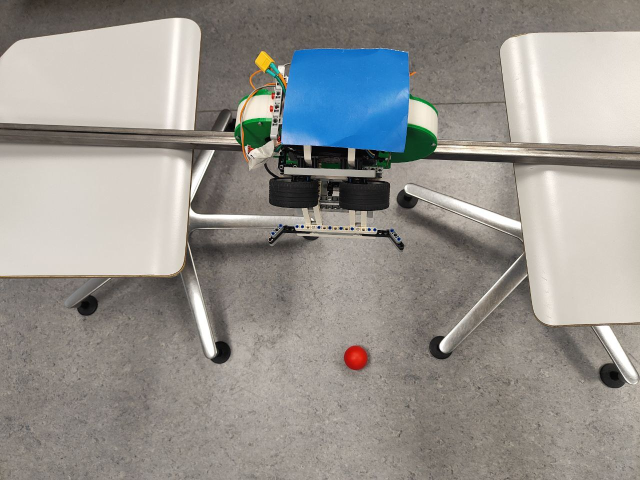
#> input picture pics/1.jpg, 1280 x 960 px, given in place of the camera (shown at 1/2 size)
$ python calibrating.py
#> lines starting #> are read from the running program, lines starting #| are printed output that depends on the picture; after the words box and inside, x2 and y2 are one past the last pixel; in counts of white or black regions, pixels touching at a corner belong together
# выделение цвета с помощью opencv на статичном изображении
import cv2
import numpy as np


def empty(x):
    pass


# original_img = cv2.imread("car_lamborgini.jpg")
# original_img = cv2.imread("1.jpg")
img1 = cv2.VideoCapture(1)
# img1 = cv2.imread('pics/test1.jpg')
succ, original_img = img1.read()
#> original_img is the input picture: shape (960, 1280, 3); mean B, G, R 142.9, 147.3, 149.9
original_img = cv2.flip(original_img, flipCode=1)
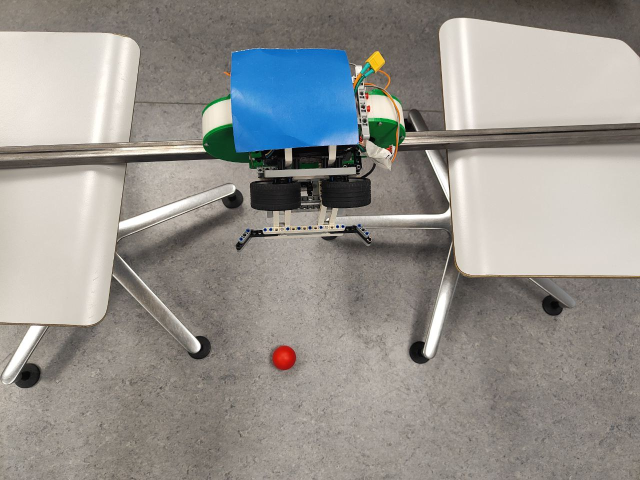
#> original_img: shape (960, 1280, 3) (shown at 1/2 size); mean B, G, R 142.9, 147.3, 149.9

hsv_img = cv2.cvtColor(original_img, cv2.COLOR_BGR2HSV)
#> hsv_img: shape (960, 1280, 3); mean H, S, V 21, 34.1, 156.9

cv2.namedWindow("trackbars")
cv2.resizeWindow("trackbars", 500, 250)
cv2.createTrackbar("hue min", "trackbars", 0, 179, empty)
#> slider 'hue min' is set to 35
cv2.createTrackbar("hue max", "trackbars", 179, 179, empty)
cv2.createTrackbar("sat min", "trackbars", 0, 255, empty)
#> slider 'sat min' is set to 51
cv2.createTrackbar("sat max", "trackbars", 255, 255, empty)
cv2.createTrackbar("val min", "trackbars", 0, 255, empty)
#> slider 'val min' is set to 51
cv2.createTrackbar("val max", "trackbars", 255, 255, empty)

while True:
    h_min = cv2.getTrackbarPos("hue min", "trackbars")
    h_max = cv2.getTrackbarPos("hue max", "trackbars")
    s_min = cv2.getTrackbarPos("sat min", "trackbars")
    s_max = cv2.getTrackbarPos("sat max", "trackbars")
    v_min = cv2.getTrackbarPos("val min", "trackbars")
    v_max = cv2.getTrackbarPos("val max", "trackbars")
    # print(h_min, h_max, s_min, s_max, v_min, v_max)
    lower = np.array([h_min, s_min, v_min])
    upper = np.array([h_max, s_max, v_max])
    mask = cv2.inRange(hsv_img, lower, upper)
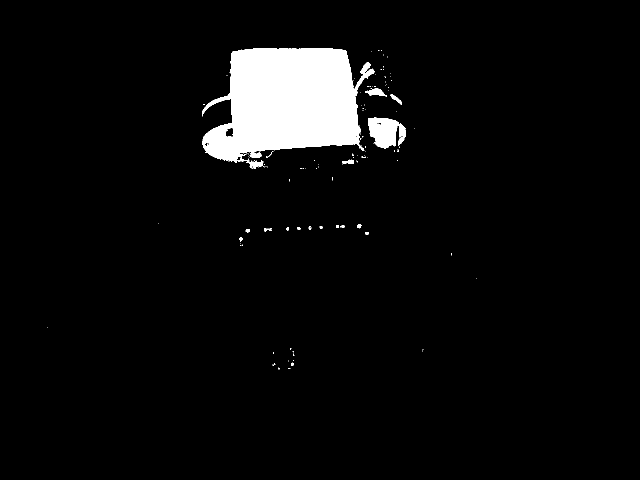
#> mask: shape (960, 1280) (shown at 1/2 size); 4.8% white; 139 white regions (119 under 20 px), largest, box (x1, y1, x2, y2) and area: (404, 96, 749, 324) 53903, (736, 235, 812, 298) 3220, (730, 177, 774, 194) 386
    result = cv2.bitwise_and(original_img, original_img, mask=mask)
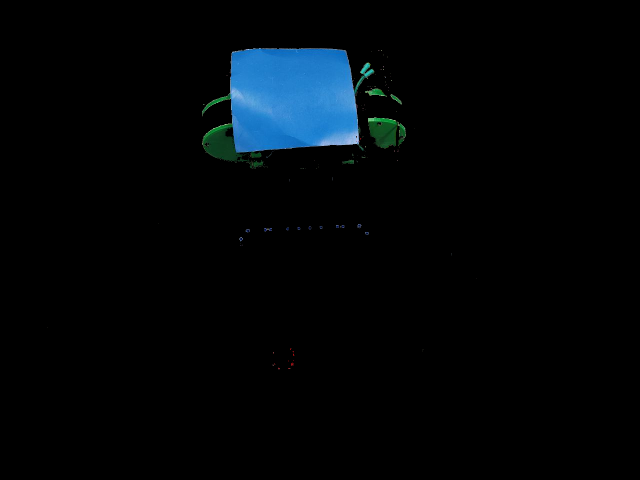
#> result: shape (960, 1280, 3) (shown at 1/2 size); mean B, G, R 8.6, 5.9, 2
    # cv2.imshow("hsv_car", hsv_img)

    # cv2.imshow("original_car", original_img)
    cv2.imshow("result", result)
    cv2.waitKey(1)
